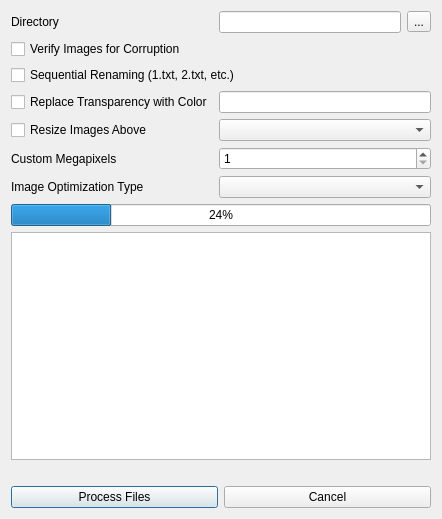
<?xml version="1.0" encoding="UTF-8"?>
<ui version="4.0">
 <class>Dialog</class>
 <widget class="QDialog" name="Dialog">
  <property name="windowModality">
   <enum>Qt::WindowModality::WindowModal</enum>
  </property>
  <property name="geometry">
   <rect>
    <x>0</x>
    <y>0</y>
    <width>442</width>
    <height>519</height>
   </rect>
  </property>
  <property name="sizePolicy">
   <sizepolicy hsizetype="Fixed" vsizetype="Fixed">
    <horstretch>0</horstretch>
    <verstretch>0</verstretch>
   </sizepolicy>
  </property>
  <property name="windowTitle">
   <string>Bulk Image Edit Tools</string>
  </property>
  <property name="sizeGripEnabled">
   <bool>false</bool>
  </property>
  <property name="modal">
   <bool>true</bool>
  </property>
  <layout class="QGridLayout" name="gridLayout">
   <item row="12" column="0" colspan="4">
    <layout class="QHBoxLayout" name="horizontalLayout">
     <item>
      <widget class="QPushButton" name="processBtn">
       <property name="text">
        <string>Process Files</string>
       </property>
      </widget>
     </item>
     <item>
      <widget class="QPushButton" name="cancelBtn">
       <property name="text">
        <string>Cancel</string>
       </property>
      </widget>
     </item>
    </layout>
   </item>
   <item row="1" column="3">
    <widget class="QToolButton" name="directoryBtn">
     <property name="text">
      <string>...</string>
     </property>
    </widget>
   </item>
   <item row="2" column="0" colspan="4">
    <widget class="QCheckBox" name="verifyCbx">
     <property name="text">
      <string>Verify Images for Corruption</string>
     </property>
    </widget>
   </item>
   <item row="7" column="0">
    <widget class="QLabel" name="label_2">
     <property name="text">
      <string>Image Optimization Type</string>
     </property>
     <property name="buddy">
      <cstring>optimizationCmb</cstring>
     </property>
    </widget>
   </item>
   <item row="5" column="2" colspan="2">
    <widget class="QComboBox" name="resizeCmb">
     <property name="toolTip">
      <string>Select the megapixel threshold for resizing</string>
     </property>
    </widget>
   </item>
   <item row="7" column="2" colspan="2">
    <widget class="QComboBox" name="optimizationCmb">
     <property name="toolTip">
      <string>&lt;html&gt;&lt;head/&gt;&lt;body&gt;&lt;p&gt;Select the type of image optimization to apply.&lt;/p&gt;&lt;p&gt;None: No image optimization will be applied,&lt;/p&gt;&lt;p&gt;Optimize PNGs: Optimize PNGs using PyOxiPNG (level 5, fix_errors=True),&lt;/p&gt;&lt;p&gt;Convert to WebP: Re-encode all images to WebP format at 90% quality,&lt;/p&gt;&lt;p&gt;Convert to JPEG XL: Encode images as JPEG XL at 90% quality or losslessly for JPEGs&lt;/p&gt;&lt;/body&gt;&lt;/html&gt;</string>
     </property>
    </widget>
   </item>
   <item row="8" column="0" colspan="4">
    <widget class="QProgressBar" name="progressBar">
     <property name="value">
      <number>24</number>
     </property>
    </widget>
   </item>
   <item row="4" column="0" colspan="2">
    <widget class="QCheckBox" name="replaceColorCbx">
     <property name="text">
      <string>Replace Transparency with Color</string>
     </property>
    </widget>
   </item>
   <item row="6" column="2" colspan="2">
    <widget class="QSpinBox" name="customSbx">
     <property name="minimum">
      <number>1</number>
     </property>
    </widget>
   </item>
   <item row="6" column="0">
    <widget class="QLabel" name="customLbl">
     <property name="text">
      <string>Custom Megapixels</string>
     </property>
     <property name="buddy">
      <cstring>customSbx</cstring>
     </property>
    </widget>
   </item>
   <item row="1" column="0">
    <widget class="QLabel" name="label_3">
     <property name="text">
      <string>Directory</string>
     </property>
     <property name="buddy">
      <cstring>directoryLed</cstring>
     </property>
    </widget>
   </item>
   <item row="4" column="2" colspan="2">
    <widget class="QLineEdit" name="colorLed">
     <property name="toolTip">
      <string>Enter color name (e.g., 'white', 'black'), hex code (e.g., '#FFFFFF'), or 'random'/-1 for random color</string>
     </property>
    </widget>
   </item>
   <item row="5" column="0">
    <widget class="QCheckBox" name="resizeCbx">
     <property name="text">
      <string>Resize Images Above</string>
     </property>
    </widget>
   </item>
   <item row="10" column="0" colspan="4">
    <widget class="QLabel" name="statusLbl">
     <property name="text">
      <string/>
     </property>
    </widget>
   </item>
   <item row="3" column="0" colspan="4">
    <widget class="QCheckBox" name="renameCbx">
     <property name="text">
      <string>Sequential Renaming (1.txt, 2.txt, etc.)</string>
     </property>
    </widget>
   </item>
   <item row="1" column="2">
    <widget class="QLineEdit" name="directoryLed"/>
   </item>
   <item row="9" column="0" colspan="4">
    <widget class="QPlainTextEdit" name="statusTed">
     <property name="readOnly">
      <bool>true</bool>
     </property>
    </widget>
   </item>
  </layout>
 </widget>
 <tabstops>
  <tabstop>directoryLed</tabstop>
  <tabstop>directoryBtn</tabstop>
  <tabstop>verifyCbx</tabstop>
  <tabstop>renameCbx</tabstop>
  <tabstop>replaceColorCbx</tabstop>
  <tabstop>colorLed</tabstop>
  <tabstop>resizeCbx</tabstop>
  <tabstop>resizeCmb</tabstop>
  <tabstop>customSbx</tabstop>
  <tabstop>optimizationCmb</tabstop>
  <tabstop>processBtn</tabstop>
  <tabstop>cancelBtn</tabstop>
 </tabstops>
 <resources/>
 <connections/>
</ui>
